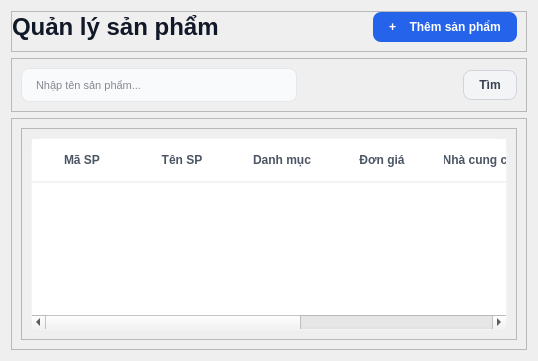
         <widget class="QWidget" name="pageSanPham">
          <property name="styleSheet">
           <string notr="true">/* Tiêu đề trang */
QLabel#lblTitleQuanLySP {
    font-size: 24px;
    font-weight: bold;
    color: #111827;
}

/* Nút Thêm sản phẩm màu xanh dương nổi bật */
QPushButton#btnThemSP {
    background-color: #2563eb;
    color: white;
    font-weight: bold;
    border-radius: 8px;
    padding: 8px 16px;
}

QPushButton#btnThemSP:hover {
    background-color: #1d4ed8;
}

/* Kiểu dáng cho các ô lọc ComboBox */
QComboBox {
    border: 1px solid #e5e7eb;
    border-radius: 6px;
    padding: 5px;
    background-color: #f9fafb;
}

/* Kiểu dáng Bảng sản phẩm sạch sẽ */
QTableWidget#tblDanhSachSP{
    background-color: white;
    border: 1px solid #f3f4f6;
    border-radius: 12px;
}

QHeaderView::section {
    background-color: white;
    padding: 12px;
    border: none;
    border-bottom: 2px solid #f3f4f6;
    font-weight: bold;
    color: #4b5563;
}

/* Nút phân trang xanh dương */
QPushButton#btnSau_2 {
    background-color: #2563eb;
    color: white;
    border-radius: 6px;
    padding: 5px 12px;
}

QPushButton#btnTruoc_2 {
    background-color: #2563eb;
    color: white;
    border-radius: 6px;
    padding: 5px 12px;
}

/* --- Ô TÌM KIẾM SẢN PHẨM --- */
QLineEdit {
    background-color: #f9fafb; /* Màu nền xám cực nhạt */
    border: 1px solid #e5e7eb; /* Viền xám mảnh */
    border-radius: 8px;        /* Bo góc 8px như Figma */
    padding: 8px 12px;         /* Khoảng cách chữ với viền */
    color: #111827;            /* Màu chữ đen đậm */
    font-size: 11px;
}

QLineEdit:focus {
    border: 2px solid #2563eb; /* Viền xanh dương khi click vào */
    background-color: white;   /* Đổi nền trắng khi nhập liệu */
}

/* --- 2 COMBO BOX (DANH MỤC &amp; NHÀ CUNG CẤP) --- */
QComboBox {
    background-color: #f9fafb;
    border: 1px solid #e5e7eb;
    border-radius: 8px;
    padding: 5px 15px;
    min-height: 13px;
    color: #4b5563;
}

QComboBox:hover {
    background-color: #f3f4f6; /* Đậm hơn một chút khi di chuột qua */
    border: 1px solid #d1d5db;
}

QComboBox::drop-down {
    border: none; /* Xóa viền của nút mũi tên */
    width: 30px;
}

/* Tùy chỉnh mũi tên xuống cho chuyên nghiệp */
QComboBox::down-arrow {
    image: none; /* Xóa icon mặc định */
    border-left: 5px solid transparent;
    border-right: 5px solid transparent;
    border-top: 5px solid #6b7280; /* Vẽ mũi tên tam giác màu xám */
    margin-right: 10px;
}

/* Kiểu dáng cho danh sách hiện ra khi click vào */
QComboBox QAbstractItemView {
    border: 1px solid #e5e7eb;
    border-radius: 8px;
    background-color: white;
    selection-background-color: #eff6ff; /* Màu xanh nhạt khi chọn dòng */
    selection-color: #2563eb;
    outline: none;
    padding: 5px;
}

/* 3. KHỐI TÌM KIẾM (frTimKiem) - Thiết kế dạng Card mỏng [cite: 331, 287, 456] */
QFrame#frTimKiem {
    background-color: #ffffff;
    border: 1px solid #e5e7eb;
    border-radius: 12px;
    padding: 5px;
}

/* Ô nhập liệu tìm kiếm [cite: 396-402] */
QLineEdit#txtTimKiemSP {
    background-color: #f9fafb;
    border: 1px solid #e5e7eb;
    border-radius: 8px;
    padding: 8px 12px;
    color: #111827;
    min-width: 250px;
}

QLineEdit#txtTimKiemSP:focus {
    border: 2px solid #2563eb;
    background-color: #ffffff;
}

/* Nút Tìm kiếm [cite: 162, 336] */
QPushButton#btnTimKiemSP {
    background-color: #f3f4f6;
    color: #374151;
    border: 1px solid #d1d5db;
    border-radius: 8px;
    padding: 7px 15px;
    font-weight: 600;
}

QPushButton#btnTimKiemSP:hover {
    background-color: #e5e7eb;
}</string>
          </property>
          <layout class="QVBoxLayout" name="verticalLayout_13">
           <item>
            <widget class="QFrame" name="frTitleSP">
             <property name="frameShape">
              <enum>QFrame::StyledPanel</enum>
             </property>
             <property name="frameShadow">
              <enum>QFrame::Raised</enum>
             </property>
             <layout class="QHBoxLayout" name="horizontalLayout_7">
              <property name="leftMargin">
               <number>0</number>
              </property>
              <property name="topMargin">
               <number>0</number>
              </property>
              <item>
               <widget class="QLabel" name="lblTitleQuanLySP">
                <property name="text">
                 <string>Quản lý sản phẩm</string>
                </property>
               </widget>
              </item>
              <item>
               <spacer name="horizontalSpacer_5">
                <property name="orientation">
                 <enum>Qt::Horizontal</enum>
                </property>
                <property name="sizeHint" stdset="0">
                 <size>
                  <width>148</width>
                  <height>20</height>
                 </size>
                </property>
               </spacer>
              </item>
              <item>
               <widget class="QPushButton" name="btnThemSP">
                <property name="text">
                 <string>+    Thêm sản phẩm</string>
                </property>
               </widget>
              </item>
             </layout>
            </widget>
           </item>
           <item>
            <widget class="QFrame" name="frTimKiem_4">
             <property name="frameShape">
              <enum>QFrame::StyledPanel</enum>
             </property>
             <property name="frameShadow">
              <enum>QFrame::Raised</enum>
             </property>
             <layout class="QHBoxLayout" name="horizontalLayout_15">
              <item>
               <widget class="QLineEdit" name="txtTimKiemSP">
                <property name="placeholderText">
                 <string>Nhập tên sản phẩm...</string>
                </property>
               </widget>
              </item>
              <item>
               <spacer name="horizontalSpacer_11">
                <property name="orientation">
                 <enum>Qt::Horizontal</enum>
                </property>
                <property name="sizeHint" stdset="0">
                 <size>
                  <width>40</width>
                  <height>20</height>
                 </size>
                </property>
               </spacer>
              </item>
              <item>
               <widget class="QPushButton" name="btnTimKiemSP">
                <property name="text">
                 <string>Tìm</string>
                </property>
               </widget>
              </item>
             </layout>
            </widget>
           </item>
           <item>
            <widget class="QFrame" name="frSanPham">
             <property name="frameShape">
              <enum>QFrame::StyledPanel</enum>
             </property>
             <property name="frameShadow">
              <enum>QFrame::Raised</enum>
             </property>
             <layout class="QVBoxLayout" name="verticalLayout_12">
              <item>
               <widget class="QFrame" name="frPhanTrangSP">
                <property name="frameShape">
                 <enum>QFrame::StyledPanel</enum>
                </property>
                <property name="frameShadow">
                 <enum>QFrame::Raised</enum>
                </property>
                <layout class="QHBoxLayout" name="horizontalLayout_4">
                 <item>
                  <widget class="QTableWidget" name="tblDanhSachSP">
                   <property name="alternatingRowColors">
                    <bool>true</bool>
                   </property>
                   <property name="selectionBehavior">
                    <enum>QAbstractItemView::SelectRows</enum>
                   </property>
                   <property name="showGrid">
                    <bool>false</bool>
                   </property>
                   <attribute name="horizontalHeaderStretchLastSection">
                    <bool>true</bool>
                   </attribute>
                   <column>
                    <property name="text">
                     <string>Mã SP</string>
                    </property>
                   </column>
                   <column>
                    <property name="text">
                     <string>Tên SP</string>
                    </property>
                   </column>
                   <column>
                    <property name="text">
                     <string>Danh mục</string>
                    </property>
                   </column>
                   <column>
                    <property name="text">
                     <string>Đơn giá</string>
                    </property>
                   </column>
                   <column>
                    <property name="text">
                     <string>Nhà cung cấp</string>
                    </property>
                   </column>
                   <column>
                    <property name="text">
                     <string>Số lượng tồn kho</string>
                    </property>
                   </column>
                   <column>
                    <property name="text">
                     <string>Thao tác</string>
                    </property>
                   </column>
                  </widget>
                 </item>
                </layout>
               </widget>
              </item>
             </layout>
            </widget>
           </item>
          </layout>
         </widget>
